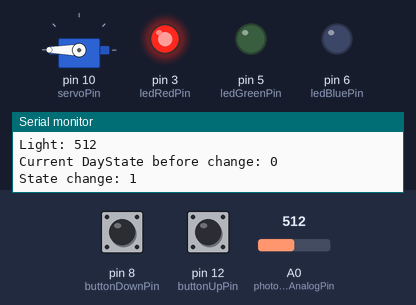
Bench run of a sketch on a simulated Arduino Uno, built with avr-gcc and run on an emulated ATmega328P. Shown: servo, output pins drawn as LEDs (lit = HIGH), the last lines printed to the serial monitor. The test bench sets the inputs (shaded band); at power-on: A0 (photosensorAnalogPin) = 512, pin 8 (buttonDownPin) HIGH, pin 12 (buttonUpPin) HIGH.

Above: at 1.2 s.
1.3 s: A0 (photosensorAnalogPin) set to 407
6.2 s: A0 (photosensorAnalogPin) set to 389
At 10.9 s:
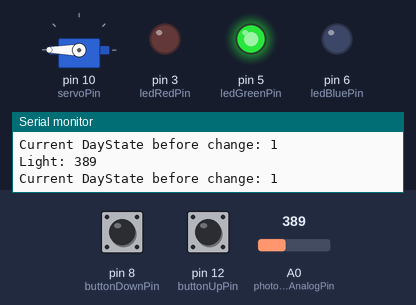
11.5 s: A0 (photosensorAnalogPin) set to 290
16.3 s: A0 (photosensorAnalogPin) set to 264
At 21.2 s:
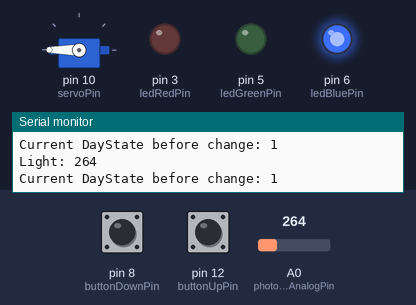
21.6 s: A0 (photosensorAnalogPin) set to 306
At 25.8 s:
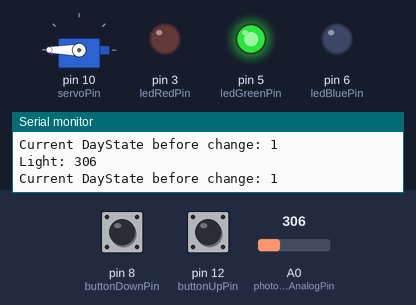
26.6 s: A0 (photosensorAnalogPin) set to 122
At 51.1 s:
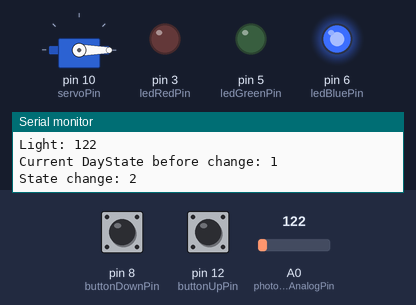
Timing chart, 0 to 51.7 s (numbered marks = the images above; inputs shaded):
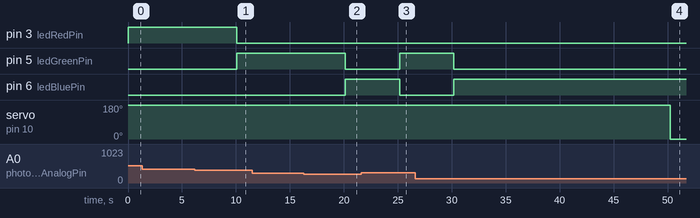

Measured:
- the behaviour switches between 400 and 399 on A0 (photosensorAnalogPin) (found by bisection; images 0 and 1)
- the behaviour switches between 281 and 280 on A0 (photosensorAnalogPin) (found by bisection; images 1 and 2)
- after the input at 6.2 s, pin 3 (ledRedPin): HIGH → LOW after 3.9 s; pin 5 (ledGreenPin): LOW → HIGH after 3.9 s
- after the input at 16.3 s, pin 5 (ledGreenPin): HIGH → LOW after 3.8 s; pin 6 (ledBluePin): LOW → HIGH after 3.8 s
- after the input at 21.6 s, pin 5 (ledGreenPin): LOW → HIGH after 3.6 s; pin 6 (ledBluePin): HIGH → LOW after 3.6 s
- after the input at 26.6 s, pin 5 (ledGreenPin): HIGH → LOW after 3.6 s; pin 6 (ledBluePin): LOW → HIGH after 3.6 s; servo on pin 10 (servoPin): 180° → 0° after 23.7 s

The sketch:

sliepky_210402.ino
```cpp
#include <Servo.h>

#define CHECK_LIGHT_SLEEP_TIME 5000
#define SERVO_CHECK_SLEEP_TIME 20
#define CHECK_LIGHT_TICKS_TO_DAYSTATE_CHANGE 5

enum DayState {
  unknownDayState,
  dayDayState,
  nightDayState
};

Servo myservo;  // create servo object to control a servo
                // a maximum of eight servo objects can be created
const short int servoPin = 10;
const short int buttonUpPin = 12;
const short int buttonDownPin = 8;
const short int photosensorAnalogPin = A0;

const short ledRedPin = 3;
const short ledGreenPin = 5;
const short ledBluePin = 6;

DayState currentDayState = unknownDayState;
DayState previousDayState = unknownDayState;
DayState dayStateToBeSet = unknownDayState;
unsigned int TicksOnOtherDayState = 0;

short int rotateDirectionOpen = 180;
short int rotateDirectionClose = 0;
short int rotateDirection = -1;    // variable to store the servo position
short int lightCal = 0;
short int lightVal = 0;
short int lightValNight = 280;
short int lightValDay = 400;

// lower the value means darker

void setup()
{
  Serial.begin(9600);
  pinMode(ledRedPin, OUTPUT);
  pinMode(ledGreenPin, OUTPUT);
  pinMode(ledBluePin, OUTPUT);

  pinMode(buttonUpPin, INPUT_PULLUP);
  pinMode(buttonDownPin, INPUT_PULLUP);
  lightCal = analogRead(photosensorAnalogPin);
  //UpdateLedByDoorState();
  UpdateLightValue();
  CheckLightAndChangeState();
}

void loop()
{
  UpdateLightValue();
  if (rotateDirection == -1) // not rotating, waiting for night or morning
  {
    UpdateLedByDoorState();
    delay(CHECK_LIGHT_SLEEP_TIME);
    CheckLightAndChangeState();
  }
  if (rotateDirection != -1) // wait for button to stop
  {
    UpdateLedByDoorState();
    StopRotateServoIfInPosition();
    delay(SERVO_CHECK_SLEEP_TIME);
  }
}

void LightLED(short int r, short int g, short int b)
{
  digitalWrite(ledRedPin, r);
  digitalWrite(ledGreenPin, g);
  digitalWrite(ledBluePin, b);
}

bool DetectIfDoorOpen()
{
  int buttonOpenState = digitalRead(buttonUpPin);
  delay(10);
  if (buttonOpenState == HIGH)
  {
    buttonOpenState = digitalRead(buttonUpPin);
    if (buttonOpenState == HIGH) // clear bounce
    {
      return true;
    }
  }
  return false;
}
bool DetectIfDoorClosed()
{
  int buttonClosedState = digitalRead(buttonDownPin);
  delay(10);
  if (buttonClosedState == HIGH)
  {
    buttonClosedState = digitalRead(buttonDownPin);
    if (buttonClosedState == HIGH) // clear bounce
    {
      return true;
    }
  }
  return false;
}

void UpdateLedByDoorState()
{
  bool openDoor = DetectIfDoorOpen();
  bool closedDoor = DetectIfDoorClosed();
  //LightLED(0, closedDoor, openDoor);
  /*Serial.print(" OPEN: ");
  Serial.print(openDoor);
  Serial.print(" CLOSED: ");
  Serial.print(closedDoor);
  Serial.println();*/
}
void UpdateLightValue()
{
  lightVal = analogRead(photosensorAnalogPin);
  TurnOnLedByLightSensor(lightVal);
}

void CheckLightAndChangeState()
{
  UpdateLightValue();
  //lightVal = analogRead(photosensorAnalogPin);
  //TurnOnLedByLightSensor(lightVal);
  Serial.print("Light: ");
  Serial.print(lightVal);
  Serial.println();
  Serial.print("Current DayState before change: ");
  Serial.print(currentDayState);
  Serial.println();
  SetDayState(lightVal);
}
void TurnOnLedByLightSensor(int value)
{
  if (value <= lightValNight)
    LightLED(0,0,1);
   else if (value > lightValNight && value < lightValDay)
    LightLED(0,1,0);
   else
    LightLED(1,0,0);
}

void SetDayState(short int lightVal)
{
  if (currentDayState == unknownDayState) // set new state instantly
  {
    if (lightVal > lightValNight)
      SetNewDayState(dayDayState);
    else
      SetNewDayState(nightDayState);
    dayStateToBeSet = currentDayState;
  }
  else
  {
    DayState newDayState = unknownDayState;
    if (currentDayState == dayDayState && lightVal <= lightValNight)
      newDayState = nightDayState;
    else if (currentDayState == nightDayState && lightVal >= lightValDay)
      newDayState = dayDayState;
    if (newDayState != unknownDayState)
      DayStateChangeTickValidator(newDayState); // state was changed
  }
}

bool DayStateChangeTickValidator(DayState dayState)
{
  if (dayStateToBeSet == unknownDayState) // speed up the process
  {
    dayStateToBeSet = dayState;
    TicksOnOtherDayState = CHECK_LIGHT_TICKS_TO_DAYSTATE_CHANGE;
  }
  if (dayStateToBeSet == dayState)
  {
    TicksOnOtherDayState++;
    if (TicksOnOtherDayState >= CHECK_LIGHT_TICKS_TO_DAYSTATE_CHANGE && currentDayState != dayStateToBeSet) // change state
    {
      SetNewDayState(dayState);
      return true;
    }
    else
      return false;
  }
  else
  {
    dayStateToBeSet = dayState;
    TicksOnOtherDayState=0;
    return false;
  }
}
void SetNewDayState(DayState newState)
{
  Serial.print("State change: ");
  Serial.print(newState);
  Serial.println();
  previousDayState = currentDayState;
  currentDayState = newState;
  RotateServo(currentDayState);
}

void RotateServo(DayState currentState)
{
  switch (currentState)
  {
    case unknownDayState:
      RotateServo(rotateDirectionOpen);
      break;
    case dayDayState:
      RotateServo(rotateDirectionOpen);
      break;
    case nightDayState:
      RotateServo(rotateDirectionClose);
      break;
    default:
      RotateServo(rotateDirectionOpen);
      break;
  }
}

void RotateServo(short int rotDirection)
{
  rotateDirection = rotDirection;
  myservo.attach(servoPin);
  myservo.write(rotateDirection);
}
void StopRotateServoIfInPosition()
{
  if (rotateDirection == rotateDirectionOpen && DetectIfDoorOpen()) // going to open
  {
    //Serial.println("Servo in position");
    StopRotateServo();
  }
  if (rotateDirection == rotateDirectionClose && DetectIfDoorClosed()) // going to close
  {
    //Serial.println("Servo in position");
    StopRotateServo();
  }
}
void StopRotateServo()
{
  myservo.detach();
  rotateDirection = -1;
}

void ResetDoorStateWithRotation()
{
  if (!DetectIfDoorOpen() && !DetectIfDoorClosed())
    RotateServo(rotateDirectionOpen);
}
```
